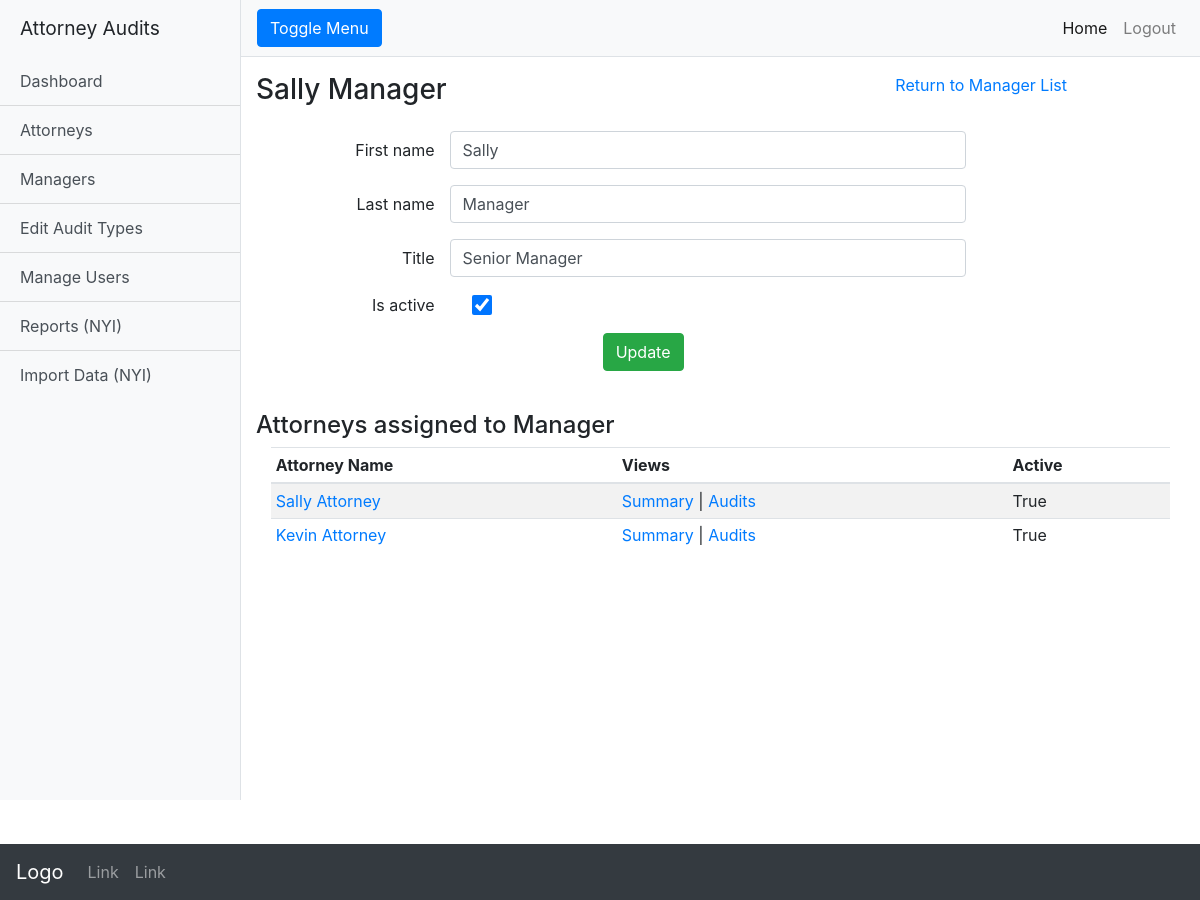
The page /manager/details/2 on the database its author committed.
### manager_app/models.py (models this page shows, shortened)
class Manager(models.Model):
    first_name = models.CharField(max_length=30)
    last_name = models.CharField(max_length=30)
    title = models.CharField(max_length=50)
    is_active = models.BooleanField(default=True)
    created_at = models.DateTimeField(auto_now_add=True)
    modified_at = models.DateTimeField(auto_now=True)

### attorney_app/models.py (models this page shows, shortened)
class Attorney(models.Model):
    first_name = models.CharField(max_length=30)
    last_name = models.CharField(max_length=30)
    is_active = models.BooleanField(default=True)
    manager = models.ForeignKey(Manager, on_delete=models.CASCADE, related_name="attorneys")
    created_at = models.DateTimeField(auto_now_add=True)
    modified_at = models.DateTimeField(auto_now=True)
    def __repr__(self):
        return f"Attorney Name: {self.first_name} {self.last_name}"

### manager_app/views.py (the view)
# urls.py: path('details/<int:manager_id>', views.details),
def details(request, manager_id):
    print(f"in manager details: {manager_id}")
    manager = Manager.objects.get(id=manager_id)
    form = ManagerDetailsForm(instance=manager)
    attorneys = manager.attorneys.all()
    context = {
        "manager": manager,
        "form": form,
        "attorneys": attorneys,
    }
    print(f"\tmanager attorneys: {attorneys}")
    return render(request, "manager_details.html", context)

### manager_app/forms.py
class ManagerDetailsForm(forms.ModelForm):
    def __init__(self, *args, **kwargs):
        super(ManagerDetailsForm, self).__init__(*args, **kwargs)
        for name in self.fields.keys():
            if name == "is_active":
                self.fields[name].widget.attrs.update({
                    "class": "col-sm-1",
                    "style": "width:20px;height:20px",
                })
            else:
                self.fields[name].widget.attrs.update({
                    "class": "form-control col-sm-8",
                })
    class Meta:
        model = Manager
        fields = ("first_name", "last_name", "title", "is_active")

### manager_app/templates/manager_details.html (shortened to what this page needs)
{% extends "_audit_base.html" %}
{% block content %}
  <div class="row mb-3">
    <div class="col">
      <h3>{{manager.first_name}} {{manager.last_name}}</h3>
    </div>
    <div class="col-sm-4">
      <a href="/manager/">Return to Manager List</a>
    </div>
  </div>
  <div class="row">
    <div class="col">
      <div class="col-sm-12 col-lg-10">
        <form method="POST" action="/manager/update/{{manager.id}}" class="w-60">
          {% for field in form %}
          <div class="form-group row form-inline">
            <label class="col-sm-3 justify-content-sm-end">{{ field.label }}</label>
            {{ field }}
          </div>
          {% endfor %}
          <div class="form-group text-center">
            <button type="submit" class="btn btn-success">Update</button>
          </div>
        </form>
      </div>
    </div>
  </div>
  <div class="row my-4">
    <div class="col">
      <h4>Attorneys assigned to Manager</h4>
      <div class="container-fluid">
        <table class="table table-striped table-sm" id="my_managers">
          <thead>
            <tr>
              <th>Attorney Name</th>
              <th>Views</th>
              <th>Active</th>
            </tr>
          </thead>
          <tbody>
            {% for attorney in attorneys %}
            <tr>
              <td><a href="/attorney/details/{{attorney.id}}">{{attorney.first_name}} {{attorney.last_name}}</a></td>
              <td>
                <a href="/attorney/summary/{{attorney.id}}">Summary</a> |
                <a href="/attorney/audits/{{attorney.id}}">Audits</a>
              </td>
              <td>{{attorney.is_active}}</td>
            </tr>
            {% endfor %}
          </tbody>
        </table>
      </div>
    </div>
  </div>
{% endblock %}

### static/css/base.css (style rules this page uses)
body { overflow-x: hidden; margin-bottom: 100px; }

### rows shown on the page
Manager: first_name "Sally", last_name "Manager", form "Sally" "Manager" "Senior Manager" "☑"
Attorney: first_name "Sally", last_name "Attorney", is_active "True"
Attorney: first_name "Kevin", last_name "Attorney", is_active "True"

### other values the page prints
{{ field.label }} "First name" "Last name" "Title" "Is active"
